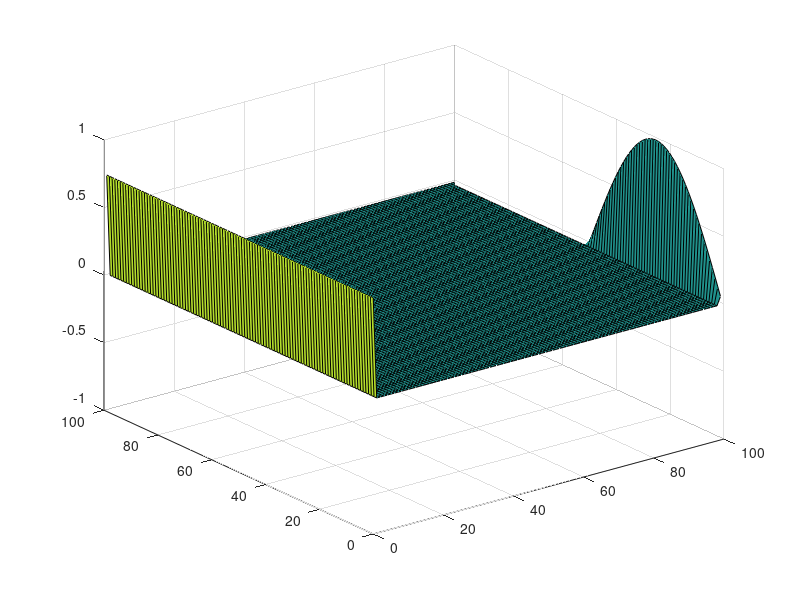

This figure's MATLAB source: (Note: this script raises an error after producing the figure.)
clear all, close all, clc
 
L = 100;
H = 100;
u = zeros(L,H);
 
% BCs
u(1,:) = 0;
u(L,:) = 0;
u(:,1) = 1;
u(:,H) = 1;

% diff BCs
u(:,1) = 0.75;
u(:,H) = sin(2*pi*(1:L)/L);

x = 0:1:L-1;
y = 0:1:H-1;
[X,Y] = meshgrid(x);

s = surf(X,Y,u);
 
dtalfa = 1.0;

iterations = 0;
while(iterations < 10000)
    iterations = iterations + 1;
     
    Lu = del2(u); % Laplacian
    u(2:L-1,2:H-1) = u(2:L-1,2:H-1) + dtalfa * Lu(2:L-1,2:H-1);
     
    if (mod(iterations,100) == 0)
        s.ZData = u;    % replace surface z values
        pause(0.05)     % pause to control animation speed
    end
end
 